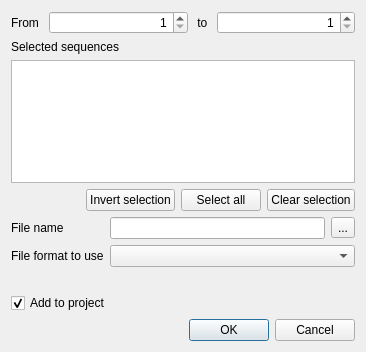
<?xml version="1.0" encoding="UTF-8"?>
<ui version="4.0">
 <class>CreateSubalignmentDialog</class>
 <widget class="QDialog" name="CreateSubalignmentDialog">
  <property name="geometry">
   <rect>
    <x>0</x>
    <y>0</y>
    <width>366</width>
    <height>352</height>
   </rect>
  </property>
  <property name="windowTitle">
   <string>Extract Selected as MSA</string>
  </property>
  <layout class="QVBoxLayout" name="verticalLayout">
   <item>
    <layout class="QHBoxLayout" name="horizontalLayout_4">
     <item>
      <widget class="QLabel" name="label">
       <property name="text">
        <string>From </string>
       </property>
      </widget>
     </item>
     <item>
      <widget class="QSpinBox" name="startPosBox">
       <property name="sizePolicy">
        <sizepolicy hsizetype="Expanding" vsizetype="Fixed">
         <horstretch>0</horstretch>
         <verstretch>0</verstretch>
        </sizepolicy>
       </property>
       <property name="alignment">
        <set>Qt::AlignRight|Qt::AlignTrailing|Qt::AlignVCenter</set>
       </property>
       <property name="minimum">
        <number>1</number>
       </property>
       <property name="maximum">
        <number>500000</number>
       </property>
      </widget>
     </item>
     <item>
      <widget class="QLabel" name="label_4">
       <property name="text">
        <string> to </string>
       </property>
      </widget>
     </item>
     <item>
      <widget class="QSpinBox" name="endPosBox">
       <property name="sizePolicy">
        <sizepolicy hsizetype="Expanding" vsizetype="Fixed">
         <horstretch>0</horstretch>
         <verstretch>0</verstretch>
        </sizepolicy>
       </property>
       <property name="alignment">
        <set>Qt::AlignRight|Qt::AlignTrailing|Qt::AlignVCenter</set>
       </property>
       <property name="minimum">
        <number>1</number>
       </property>
      </widget>
     </item>
    </layout>
   </item>
   <item>
    <widget class="QLabel" name="label_2">
     <property name="text">
      <string>Selected sequences</string>
     </property>
    </widget>
   </item>
   <item>
    <widget class="QTableWidget" name="sequencesTableWidget">
     <attribute name="horizontalHeaderDefaultSectionSize">
      <number>100</number>
     </attribute>
    </widget>
   </item>
   <item>
    <layout class="QHBoxLayout" name="horizontalLayout">
     <item>
      <spacer name="horizontalSpacer">
       <property name="orientation">
        <enum>Qt::Horizontal</enum>
       </property>
       <property name="sizeHint" stdset="0">
        <size>
         <width>40</width>
         <height>20</height>
        </size>
       </property>
      </spacer>
     </item>
     <item>
      <widget class="QPushButton" name="invertButton">
       <property name="text">
        <string>Invert selection</string>
       </property>
      </widget>
     </item>
     <item>
      <widget class="QPushButton" name="allButton">
       <property name="text">
        <string>Select all</string>
       </property>
      </widget>
     </item>
     <item>
      <widget class="QPushButton" name="noneButton">
       <property name="text">
        <string>Clear selection</string>
       </property>
      </widget>
     </item>
    </layout>
   </item>
   <item>
    <layout class="QGridLayout" name="gridLayout">
     <item row="0" column="2">
      <widget class="QToolButton" name="browseButton">
       <property name="text">
        <string>...</string>
       </property>
      </widget>
     </item>
     <item row="0" column="1">
      <widget class="QLineEdit" name="filepathEdit"/>
     </item>
     <item row="0" column="0">
      <widget class="QLabel" name="label_3">
       <property name="text">
        <string>File name</string>
       </property>
      </widget>
     </item>
     <item row="1" column="0">
      <widget class="QLabel" name="label_5">
       <property name="text">
        <string>File format to use</string>
       </property>
      </widget>
     </item>
     <item row="1" column="1" colspan="2">
      <widget class="QComboBox" name="formatCombo"/>
     </item>
    </layout>
   </item>
   <item>
    <layout class="QHBoxLayout" name="horizontalLayout_5">
     <item>
      <spacer name="horizontalSpacer_5">
       <property name="orientation">
        <enum>Qt::Horizontal</enum>
       </property>
       <property name="sizeHint" stdset="0">
        <size>
         <width>40</width>
         <height>20</height>
        </size>
       </property>
      </spacer>
     </item>
    </layout>
   </item>
   <item>
    <widget class="QCheckBox" name="addToProjBox">
     <property name="text">
      <string>Add to project</string>
     </property>
     <property name="checked">
      <bool>true</bool>
     </property>
    </widget>
   </item>
   <item>
    <spacer name="verticalSpacer">
     <property name="orientation">
      <enum>Qt::Vertical</enum>
     </property>
     <property name="sizeHint" stdset="0">
      <size>
       <width>20</width>
       <height>1</height>
      </size>
     </property>
    </spacer>
   </item>
   <item>
    <widget class="QDialogButtonBox" name="buttonBox">
     <property name="standardButtons">
      <set>QDialogButtonBox::Cancel|QDialogButtonBox::Ok</set>
     </property>
    </widget>
   </item>
  </layout>
 </widget>
 <resources/>
 <connections>
  <connection>
   <sender>buttonBox</sender>
   <signal>accepted()</signal>
   <receiver>CreateSubalignmentDialog</receiver>
   <slot>accept()</slot>
   <hints>
    <hint type="sourcelabel">
     <x>174</x>
     <y>324</y>
    </hint>
    <hint type="destinationlabel">
     <x>174</x>
     <y>172</y>
    </hint>
   </hints>
  </connection>
  <connection>
   <sender>buttonBox</sender>
   <signal>rejected()</signal>
   <receiver>CreateSubalignmentDialog</receiver>
   <slot>reject()</slot>
   <hints>
    <hint type="sourcelabel">
     <x>174</x>
     <y>324</y>
    </hint>
    <hint type="destinationlabel">
     <x>174</x>
     <y>172</y>
    </hint>
   </hints>
  </connection>
 </connections>
</ui>
